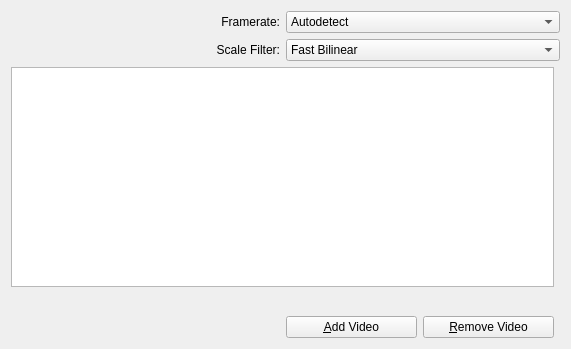
<?xml version="1.0" encoding="UTF-8"?>
<ui version="4.0">
 <class>DreamDesktopConfig</class>
 <widget class="QWidget" name="DreamDesktopConfig">
  <property name="geometry">
   <rect>
    <x>0</x>
    <y>0</y>
    <width>571</width>
    <height>327</height>
   </rect>
  </property>
  <layout class="QGridLayout" name="gridLayout">
   <item row="0" column="0">
    <widget class="QLabel" name="label_0">
     <property name="text">
      <string>Framerate:</string>
     </property>
     <property name="alignment">
      <set>Qt::AlignRight|Qt::AlignTrailing|Qt::AlignVCenter</set>
     </property>
    </widget>
   </item>
   <item row="0" column="1" colspan="2">
    <widget class="QComboBox" name="m_fpsRate">
     <item>
      <property name="text">
       <string>Autodetect</string>
      </property>
     </item>
     <item>
      <property name="text">
       <string>30 fps</string>
      </property>
     </item>
     <item>
      <property name="text">
       <string>25 fps</string>
      </property>
     </item>
     <item>
      <property name="text">
       <string>20 fps</string>
      </property>
     </item>
     <item>
      <property name="text">
       <string>15 fps</string>
      </property>
     </item>
     <item>
      <property name="text">
       <string>10 fps</string>
      </property>
     </item>
    </widget>
   </item>
   <item row="1" column="0">
    <widget class="QLabel" name="label_1">
     <property name="text">
      <string>Scale Filter:</string>
     </property>
     <property name="alignment">
      <set>Qt::AlignRight|Qt::AlignTrailing|Qt::AlignVCenter</set>
     </property>
    </widget>
   </item>
   <item row="1" column="1" colspan="2">
    <widget class="QComboBox" name="m_swsFilter">
     <item>
      <property name="text">
       <string>Fast Bilinear</string>
      </property>
     </item>
     <item>
      <property name="text">
       <string>Bilinear</string>
      </property>
     </item>
     <item>
      <property name="text">
       <string>Bicubic</string>
      </property>
     </item>
     <item>
      <property name="text">
       <string>X</string>
      </property>
     </item>
     <item>
      <property name="text">
       <string>Point</string>
      </property>
     </item>
     <item>
      <property name="text">
       <string>Area</string>
      </property>
     </item>
     <item>
      <property name="text">
       <string>Bicublin</string>
      </property>
     </item>
     <item>
      <property name="text">
       <string>Gauss</string>
      </property>
     </item>
     <item>
      <property name="text">
       <string>Sinc</string>
      </property>
      <property name="text">
       <string>Lanczos</string>
      </property>
     </item>
     <item>
      <property name="text">
       <string>Spline</string>
      </property>
     </item>
    </widget>
   </item>
   <item row="2" column="0" colspan="2">
    <widget class="KListWidget" name="m_videoList">
     <property name="minimumSize">
      <size>
       <width>300</width>
       <height>220</height>
      </size>
     </property>
     <property name="movement">
      <enum>QListView::Static</enum>
     </property>
     <property name="resizeMode">
      <enum>QListView::Adjust</enum>
     </property>
     <property name="layoutMode">
      <enum>QListView::Batched</enum>
     </property>
     <property name="spacing">
      <number>10</number>
     </property>
     <property name="viewMode">
      <enum>QListView::IconMode</enum>
     </property>
     <property name="uniformItemSizes">
      <bool>false</bool>
     </property>
     <property name="iconSize">
      <size>
       <width>100</width>
       <height>100</height>
      </size>
     </property>
     <property name="gridSize">
      <size>
       <width>150</width>
       <height>130</height>
      </size>
     </property>
    </widget>
   </item>
   <item row="3" column="0">
    <spacer name="horizontalSpacer">
     <property name="orientation">
      <enum>Qt::Horizontal</enum>
     </property>
     <property name="sizeHint" stdset="0">
      <size>
       <width>139</width>
       <height>23</height>
      </size>
     </property>
    </spacer>
   </item>
   <item row="4" column="1">
    <layout class="QHBoxLayout" name="horizontalLayout_5">
     <item>
      <widget class="KPushButton" name="m_addVideo">
       <property name="sizePolicy">
        <sizepolicy hsizetype="Expanding" vsizetype="Fixed">
         <horstretch>0</horstretch>
         <verstretch>0</verstretch>
        </sizepolicy>
       </property>
       <property name="text">
        <string>&amp;Add Video</string>
       </property>
      </widget>
     </item>
     <item>
      <widget class="KPushButton" name="m_removeVideo">
       <property name="sizePolicy">
        <sizepolicy hsizetype="Expanding" vsizetype="Fixed">
         <horstretch>0</horstretch>
         <verstretch>0</verstretch>
        </sizepolicy>
       </property>
       <property name="text">
        <string>&amp;Remove Video</string>
       </property>
      </widget>
     </item>
    </layout>
   </item>
  </layout>
 </widget>
 <customwidgets>
  <customwidget>
   <class>KListWidget</class>
   <extends>QListWidget</extends>
   <header>klistwidget.h</header>
  </customwidget>
  <customwidget>
   <class>KPushButton</class>
   <extends>QPushButton</extends>
   <header>kpushbutton.h</header>
  </customwidget>
 </customwidgets>
 <resources/>
 <connections/>
</ui>
